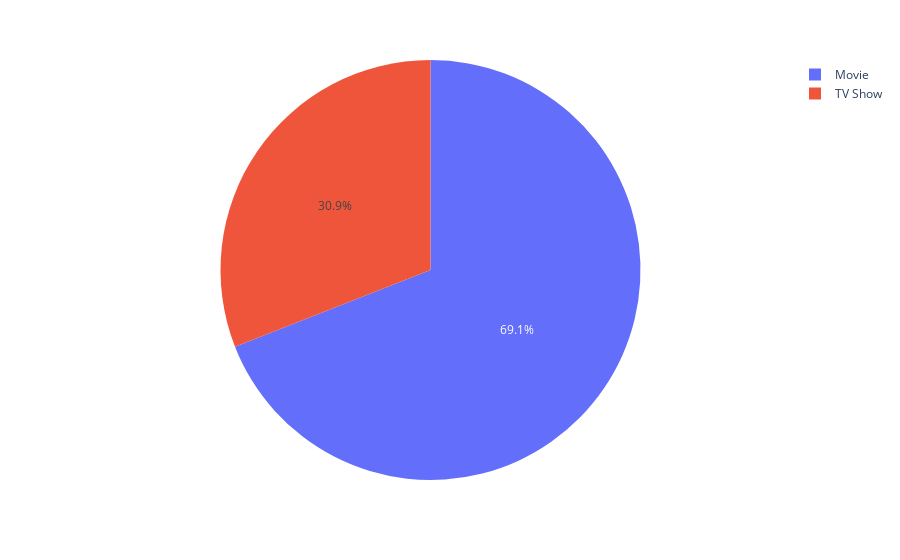

Here is the notebook cell this chart was saved with:
### Code cell
px.pie(x,values="type",names="index")

### Figure 1 — Plotly figure (JSON) as saved in the notebook; plotly's stock layout.template omitted (floating-point values rounded to 4 significant figures)
{"data": [{"domain": {"x": [0, 1], "y": [0, 1]}, "hovertemplate": "index=%{label}<br>type=%{value}<extra></extra>", "labels": ["Movie", "TV Show"], "legendgroup": "", "name": "", "showlegend": true, "type": "pie", "values": [5377, 2410]}], "layout": {"legend": {"tracegroupgap": 0}, "margin": {"t": 60}}}
